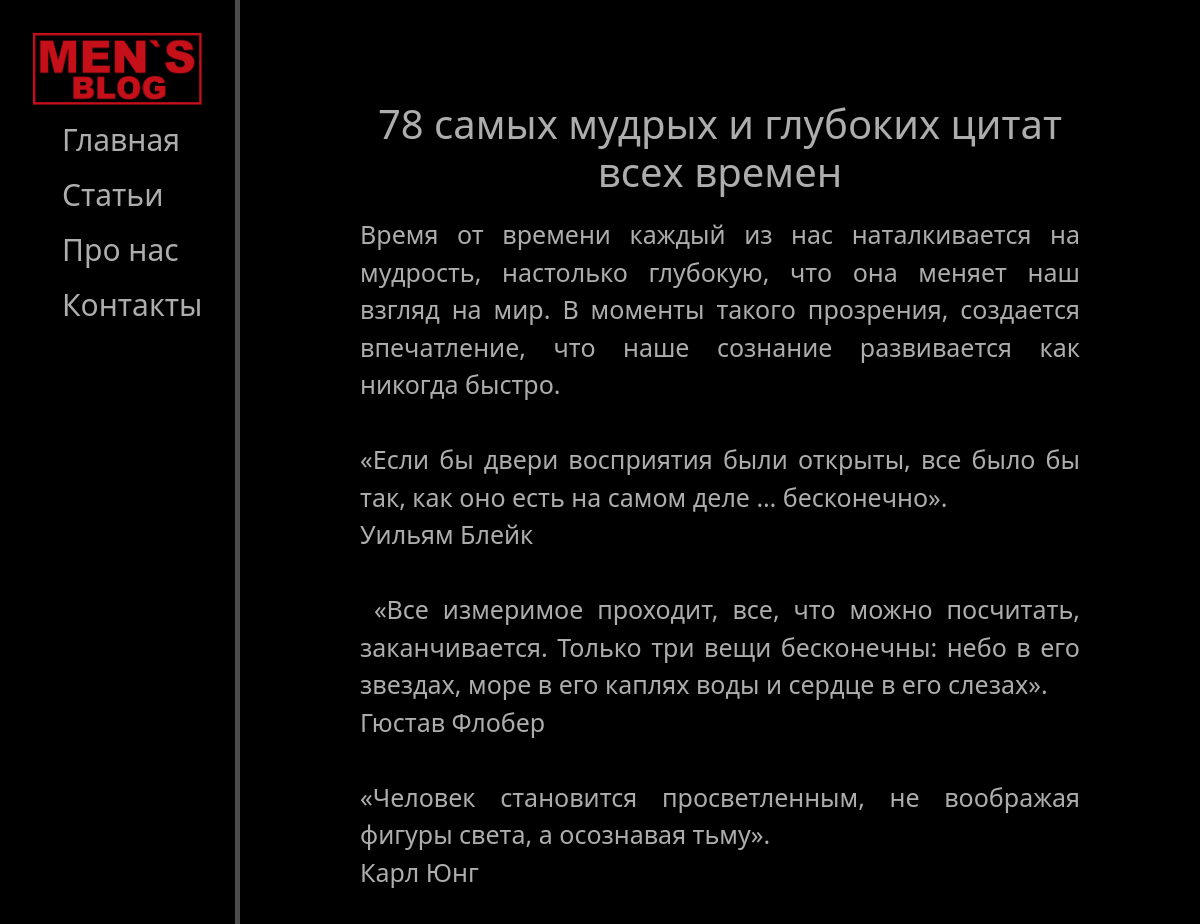
Page /news/11 (upper part) on the earlier database version.
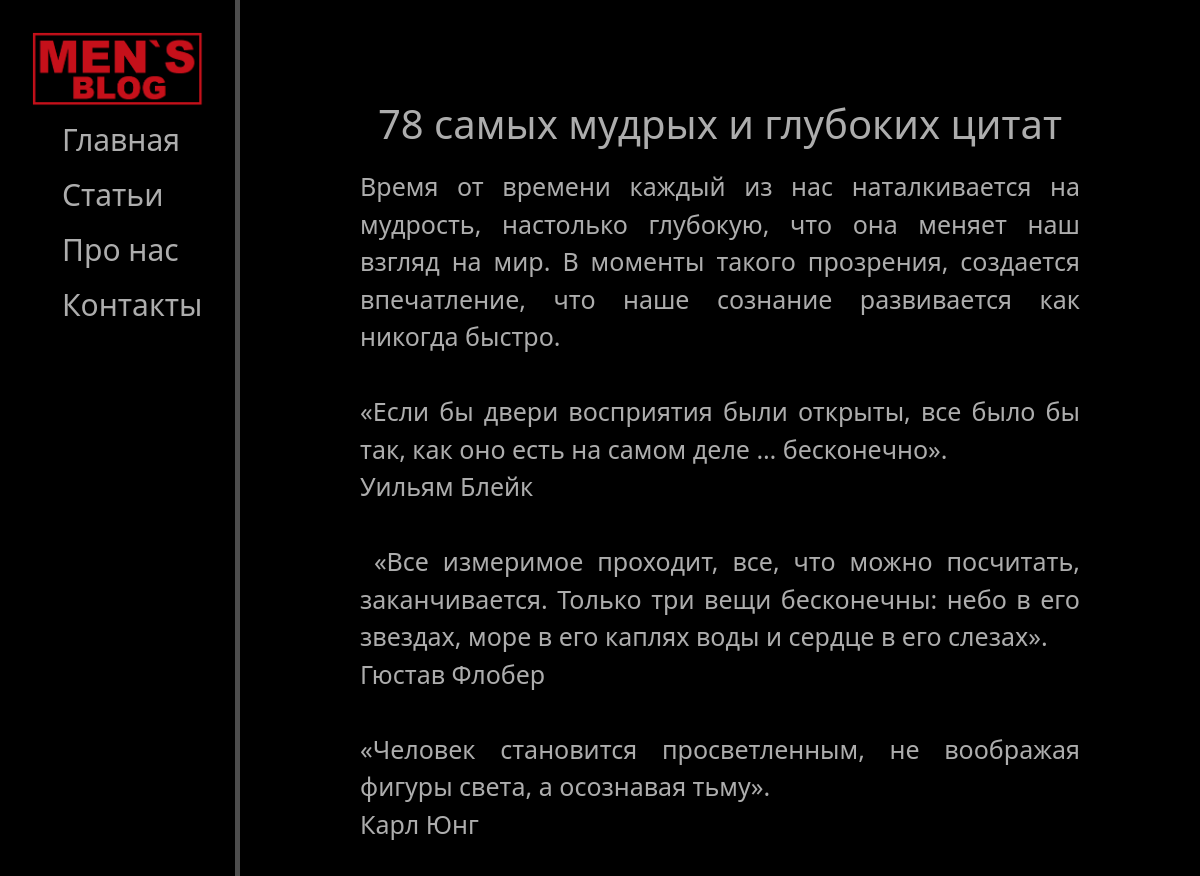
Same page on the later database version.
### news/models.py (models this page shows, shortened)
class Articles(models.Model):
    title = models.CharField('Название', max_length=100, default='Статья без названия')
    anons = models.CharField('Анонс', max_length=350)
    full_text = models.TextField('Статья')
    date = models.DateTimeField(default=datetime.now)
    class Meta: # множественное и единственно число названия таблицы
        verbose_name = 'Новость'
        verbose_name_plural = 'Новости'

### news/views.py (the view)
# urls.py: path('<int:pk>', views.NewsDetailView.as_view(), name='news-detail'),
class NewsDetailView(DetailView):
    model = Articles
    template_name = 'news/details_view.html'
    context_object_name = 'article'

### news/templates/news/details_view.html (shortened to what this page needs)
{% extends 'main/layout.html' %}
{% block content %}
    <div class="features">
        <h1>{{ article.title }}</h1>
        <p>{{ article.full_text|safe }}</p>
    </div>
{% endblock %}

### main/templates/main/layout.html (shortened to what this page needs)
{% load static %}
<!DOCTYPE html>
<html lang="en">
<head>
    <link rel="stylesheet" href="https://cdn.jsdelivr.net/npm/bootstrap@5.2.3/dist/css/bootstrap.min.css">
    <link rel="stylesheet" href="{% static 'main/css/main.css' %}">
</head>
<body>
    <aside>
        <img src="{% static 'main/img/MEN`S_BLOG.png' %}" alt="Лого">
        <ul>
            <a href="{% url 'home' %}" style="text-decoration: none;"><li>Главная</li></a>
            <a href="{% url 'news_home' %}" style="text-decoration: none;"><li>Статьи</li></a>
            <a href="{% url 'about' %}" style="text-decoration: none;"><li>Про нас</li></a>
            <a href="{% url 'contacts' %}" style="text-decoration: none;"><li>Контакты</li></a>
        </ul>
    </aside>
    <main>
        {% block content %}
        {% endblock %}
    </main>
</body>
</html>

### main/static/main/css/main.css (style rules this page uses)
body { background: rgb(0, 0, 0); }
aside { position: fixed; float: left; background: black; width: 20%; padding: 2.5%; height: 100%; color: #fff; border-right: 5px solid #4d4d4d; }
aside img { width: 100%; }
aside ul { list-style: none }
aside ul li { font-size: 30px; color: #adadad; display: block; margin-top: 10px; transition: all .3s ease; }
main .features { position: relative; font-size: 25px; float: left; left: 30%; color: #adadad; margin-top: 100px; text-align: center; width: 60%; }
main .features p { max-width: 100%; margin: 20px auto; text-align: justify; }

Differences in the rows shown:
changed Articles: title "78 самых мудрых и глубоких цитат всех времен" → "78 самых мудрых и глубоких цитат"
